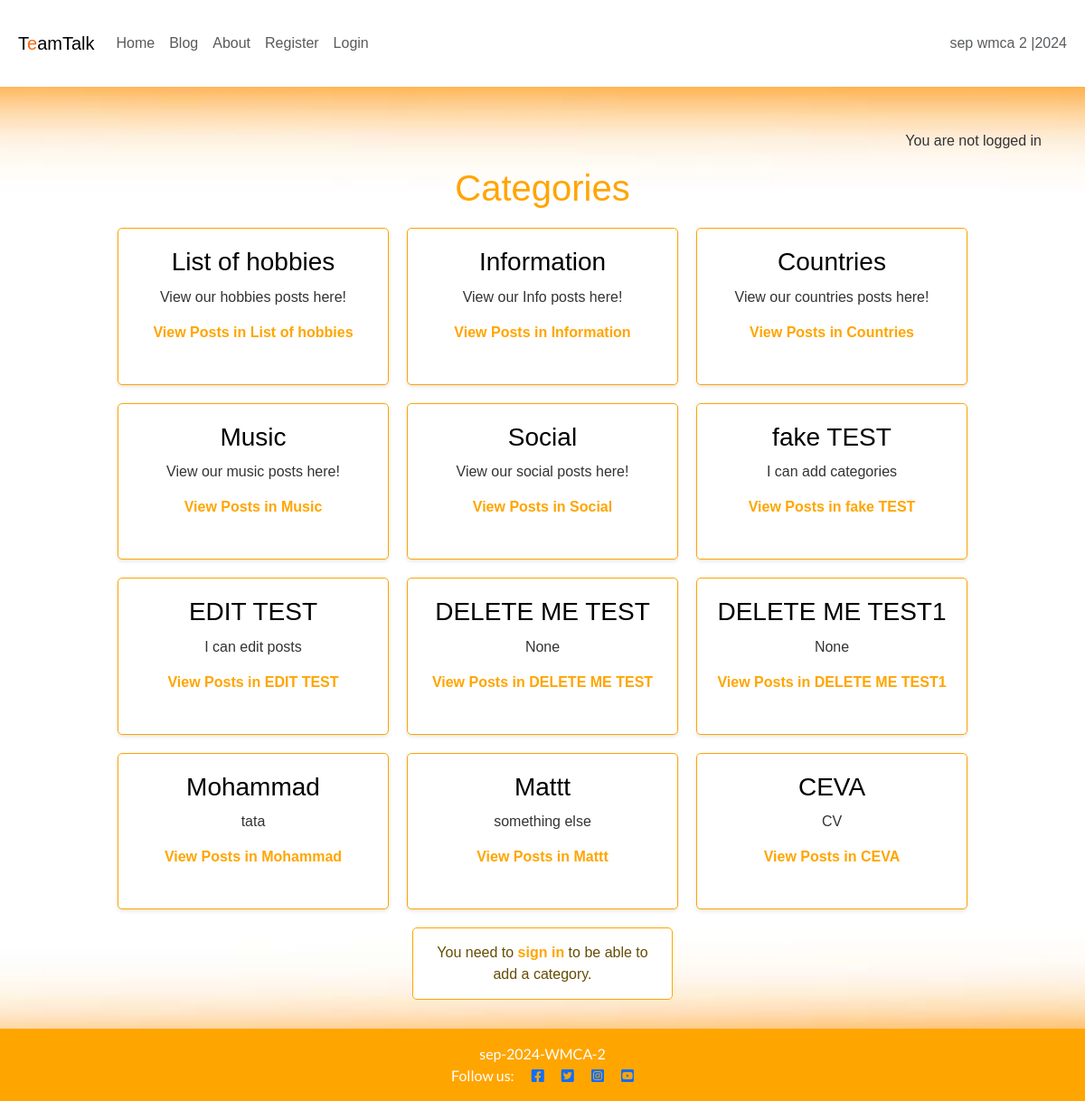
Page /blog/categories/ on the earlier database version.
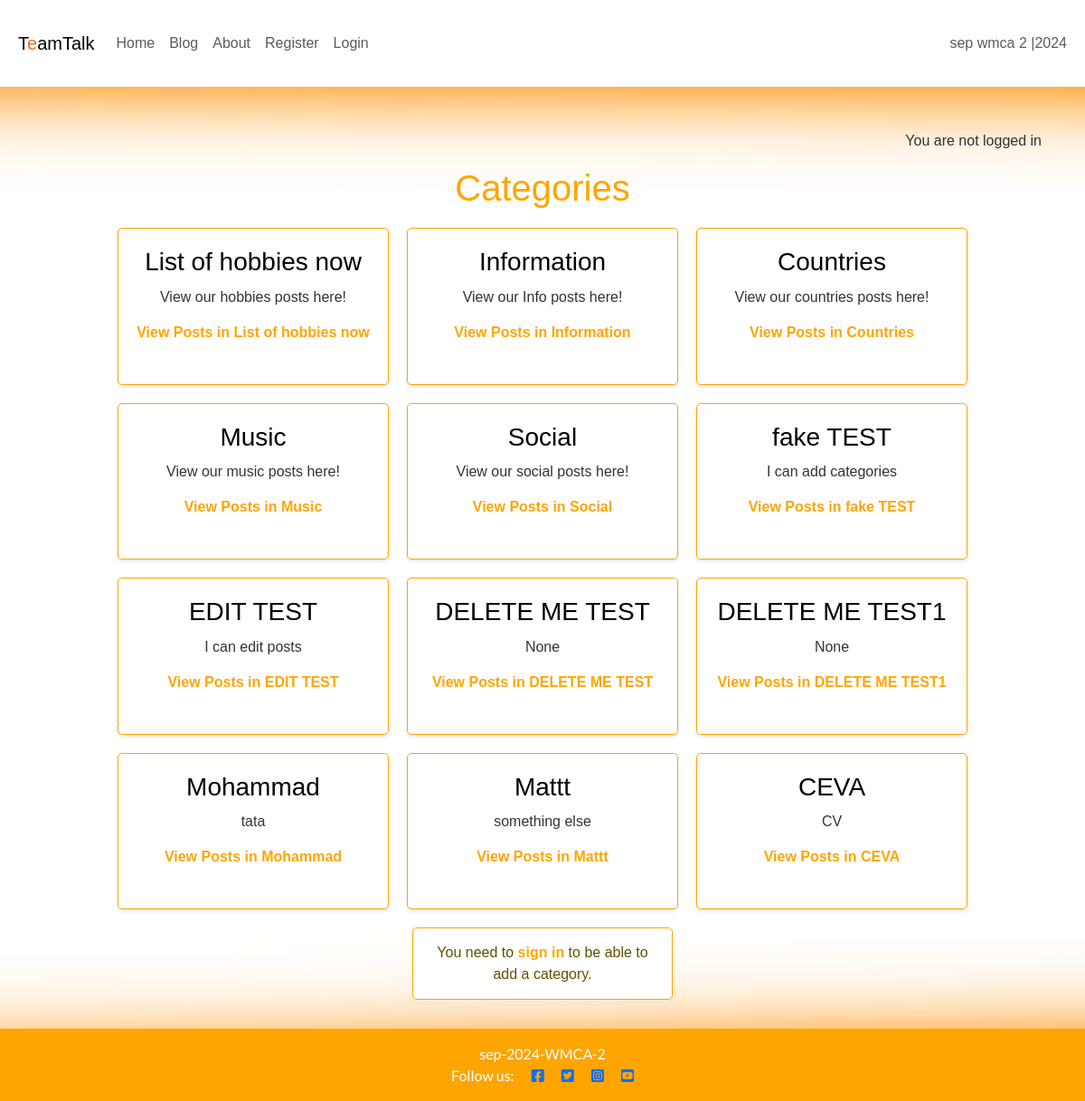
Same page on the later database version.
### blog/models.py (models this page shows, shortened)
class Category(models.Model):
    name = models.CharField(max_length=100, unique=True)
    description = models.TextField(blank=True, null=True)
    author = models.ForeignKey(
        User, on_delete=models.CASCADE, related_name="categories")

### blog/views.py (the view)
# urls.py: path('categories/', views.category_list, name='categories'),
def category_list(request):
    categories = Category.objects.all()
    return render(request,
                  'blog/category_list.html', {'categories': categories})

### blog/templates/blog/category_list.html (shortened to what this page needs)
{% extends 'base.html' %}
{% block content %}
<h1 style="text-align: center; margin-bottom: 20px; color: orange; font-family: Arial, sans-serif;">Categories</h1>
<div style="display: flex; flex-wrap: wrap; justify-content: center; gap: 20px;">
    {% for category in categories %}
    <div style="width: 300px; border: 1px solid orange; border-radius: 5px; padding: 20px; background-color: white; text-align: center; font-family: Arial, sans-serif; box-shadow: 0 2px 4px rgba(0, 0, 0, 0.1);">
        <h3 style="color: black; margin-bottom: 10px;">{{ category.name }}</h3>
        <p style="color: #333; margin-bottom: 15px;">{{ category.description | safe }}</p>
        <a href="{% url 'posts_by_category' category.id %}" style="text-decoration: none; color: orange; font-weight: bold; display: inline-block; margin-bottom: 10px;">
            View Posts in {{ category.name }}
        </a>
    </div>
    {% endfor %}
</div>
{% if user.is_authenticated %}
<div style="text-align: center; margin-top: 20px;">
    <a href="{% url 'add_category' %}" style="display: inline-block; padding: 10px 20px; background-color: black; color: white; text-decoration: none; font-weight: bold; border-radius: 3px;"
       onmouseover="this.style.backgroundColor='darkorange';"
       onmouseout="this.style.backgroundColor='black';">
        Add New Category
    </a>
</div>
{% else %}
<div class="alert alert-warning" role="alert" style="margin: 20px auto 0 auto;width: 288px; padding: 15px; background-color: white; border: 1px solid orange; border-radius: 5px; text-align: center; font-family: Arial, sans-serif;">
    You need to <a href="{% url 'account_login' %}" style="text-decoration: none; font-weight: bold; color: orange;">sign in</a> to be able to add a category.
</div>
{% endif %}
{% endblock %}

### templates/base.html (shortened to what this page needs)
{% load static %}
{% url 'post_detail' as post_detail_url %}
{% url 'home' as home_url %}
{% url 'about' as about_url %}
{% url 'account_login' as login_url %}
{% url 'account_signup' as signup_url %}
{% url 'account_logout' as logout_url %}
<!DOCTYPE html>
<html lang="en">
<head>
    <link rel="stylesheet" href="https://cdnjs.cloudflare.com/ajax/libs/font-awesome/5.15.3/css/all.min.css">
    <link href="https://cdn.jsdelivr.net/npm/bootstrap@5.3.3/dist/css/bootstrap.min.css" rel="stylesheet">
    <link rel="stylesheet" href="{% static 'css/style.css' %}">
</head>
<body class="d-flex flex-column min-vh-100 main-bg">
    <nav class="navbar navbar-expand-lg navbar-light bg-white">
        <div class="container-fluid">
            <a class="navbar-brand" href="{% url 'home' %}"><span class="brand">T<span class="red-o">e</span>am<span
                        class="thin">Talk</span></span></a>
            <div class="collapse navbar-collapse" id="navbarText">
                <ul class="navbar-nav me-auto mb-2 mb-lg-0">
                    <li class="nav-item">
                        <a class="nav-link {% if request.path == home_url %}active" aria-current="page{% endif %}"
                            href="{% url 'home' %}">Home</a>
                    </li>
                    <li class="nav-item">
                        <a class="nav-link {% if request.path == home_url %}active" aria-current="page{% endif %}"
                            href="{% url 'posts' %}">Blog</a>
                    </li>
                    <li class="nav-item">
                        <a class="nav-link {% if request.path == about_url %}active" aria-current="page{% endif %}"
                            href="{% url 'about' %}">About</a>
                    </li>
                    {% if user.is_authenticated %}
                    <li class="nav-item">
                        <a class="nav-link {% if request.path == logout_url %}active" aria-current="page{% endif %}"
                            href="{% url 'account_logout' %}">Logout</a>
                    </li>
                    {% else %}
                        <li class="nav-item">
                        <a class="nav-link {% if request.path == signup_url %}active" aria-current="page{% endif %}"
                            href="{% url 'account_signup' %}">Register</a>
                    </li>
                    <li class="nav-item">
                        <a class="nav-link {% if request.path == login_url %}active" aria-current="page{% endif %}"
                            href="{% url 'account_login' %}">Login</a>
                    </li>
                    {% endif %}
                </ul>
                <span class="navbar-text text-muted">
                    sep wmca 2 |2024
                </span>
            </div>
        </div>
    </nav>
    <main class="flex-shrink-0 flex-grow-1 main-bg">
        {% if user.is_authenticated %}
        <p class="text-end m-3">You are logged in as {{ user }}</p>
        {% else %}
        <p class="text-end m-3">You are not logged in</p>
        {% endif %}
        {% block content %}{% endblock content %}
    </main>
    <footer class="footer mt-auto py-3 dark-bg">
        <p class="m-0 text-center text-white">
      {% block copyright %}sep-2024-WMCA-2{% endblock copyright %}
</p>
<p class="m-0 text-center text-white">
    Follow us:
    <a href="https://www.facebook.com/" target="_blank"><i class="fab fa-facebook-square ms-3"></i></a>
    <a href="https://x.com/" target="_blank"><i class="fab fa-twitter-square ms-3"></i></a>
    <a href="https://www.instagram.com/" target="_blank"><i class="fab fa-instagram-square ms-3"></i></a>
    <a href="https://www.youtube.com/" target="_blank"><i class="fab fa-youtube-square ms-3"></i></a>
</p>
     </footer>
</body>
</html>

### static/css/style.css (style rules this page uses)
body { background-image: url(/static/images/TotFundal2.jpg); background-size: cover; background-position: center; background-repeat: no-repeat; margin: 0; font-family: Arial, sans-serif; background-color: #f7f7f7; color: #333333; }
.red-o { color: #f26914; }
header, footer { background-color: #f26914; color: white; text-align: center; padding: 1rem; font-family: 'Lato', sans-serif; }
footer { left: 0; bottom: 0; width: 100%; }
main { padding: 2rem; text-align: center; }
h1, h2 { margin: 0.5rem 0; font-family: "Roboto"; }
body { font-family: Arial, sans-serif; }
header, footer { text-align: center; background-color: orange; color: white; padding: 10px; }
h1, h2 { color: orange; margin-bottom: 20px; }
.container-fluid { padding: 20px; }

Differences in the rows shown:
changed Category "View our hobbies posts here!": name "List of hobbies" → "List of hobbies now"
